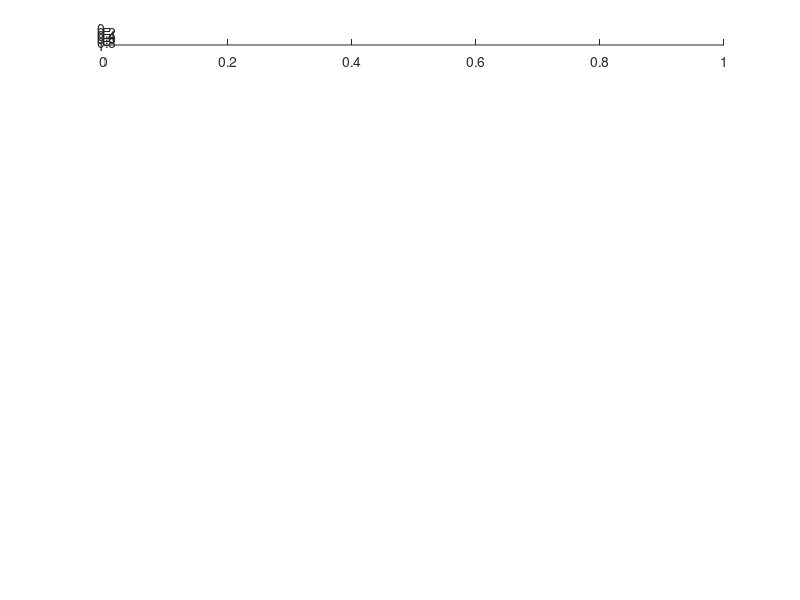

Write MATLAB code to recreate this figure. (Note: this script raises an error after producing the figure.)
clear all
clc
close all

lastPortion = .4;
num = 1; % Number of cases for each subplot
plotOrbits = ["hot","cold"];


titles = ["MODE 1: Science Mode Hot Case", ...
          "MODE 4: Safe Mode Cold Case"];

% HOT/COLD ORBIT FILES
hotOrbitFiles = ["SPORT-1_orb_hot_mode1_out.mat";"SPORT-1_orb_hot_mode4_out.mat"];
coldOrbitFiles = ["SPORT-1_orb_cold_mode1_out.mat";"SPORT-1_orb_cold_mode4_out.mat"];

figure ()

for k=1:length(titles)
    subplot(length(titles),1,k)
    x = [0, num+1]; 
    for n=1:num
        for j=1:length(plotOrbits)
            orbit = plotOrbits(j);
            if(orbit=="hot")
                load(strcat('Output/', hotOrbitFiles(k,n)));
            else
                load(strcat('Output/', coldOrbitFiles(k,n)));
            end
            len = length(seconds(T.time));
            startIndex = floor((1-lastPortion)*len);
            time = seconds(T.time);
            time = time(startIndex:end);

            Text = table2array(timetable2table(T(startIndex:end,1:6),'ConvertRowTimes',false));
            maxExternal = max(max(Text))-273.15;
            minExternal = min(min(Text))-273.15;
            Tint = table2array(timetable2table(T(startIndex:end,7),'ConvertRowTimes',false));
            maxInternal = max(max(Tint))-273.15;
            minInternal = min(min(Tint))-273.15;

            plotrange(n+(orbit=="cold")*1,minExternal,maxExternal,minInternal,maxInternal,orbit);
            hold on
        end
    end
    xlim([0, 3])
    ylim([-40,80])
    xticks([1 2 3])
    ylabel('Temperature (ºC)')
    xticklabels({'Hot orbit','Cold orbit'})
    grid on
    set(gca,'FontSize',14)
    title(titles(k))
    legend
end



